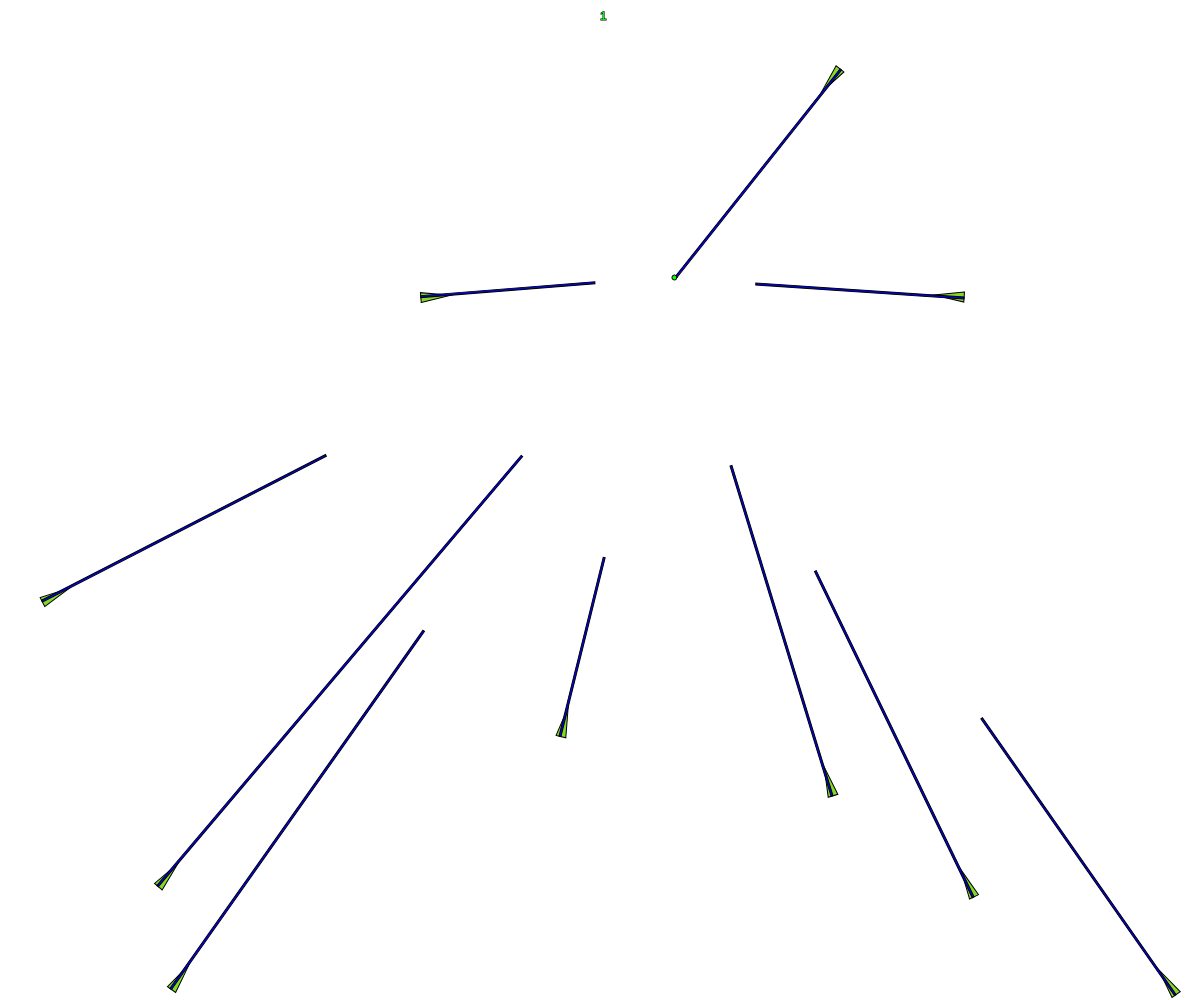
Frame 1 (no input)
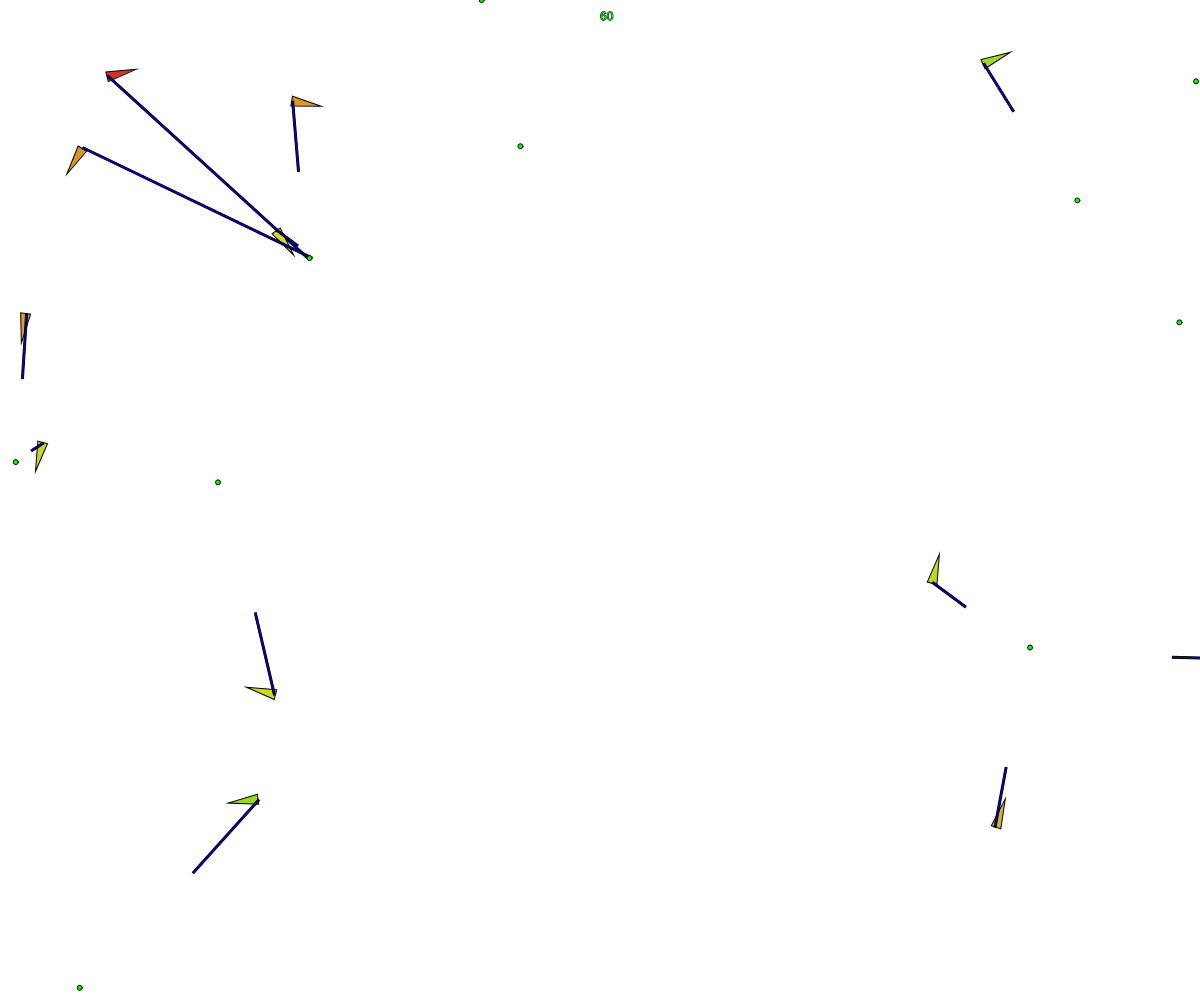
Frame 60 (no input)
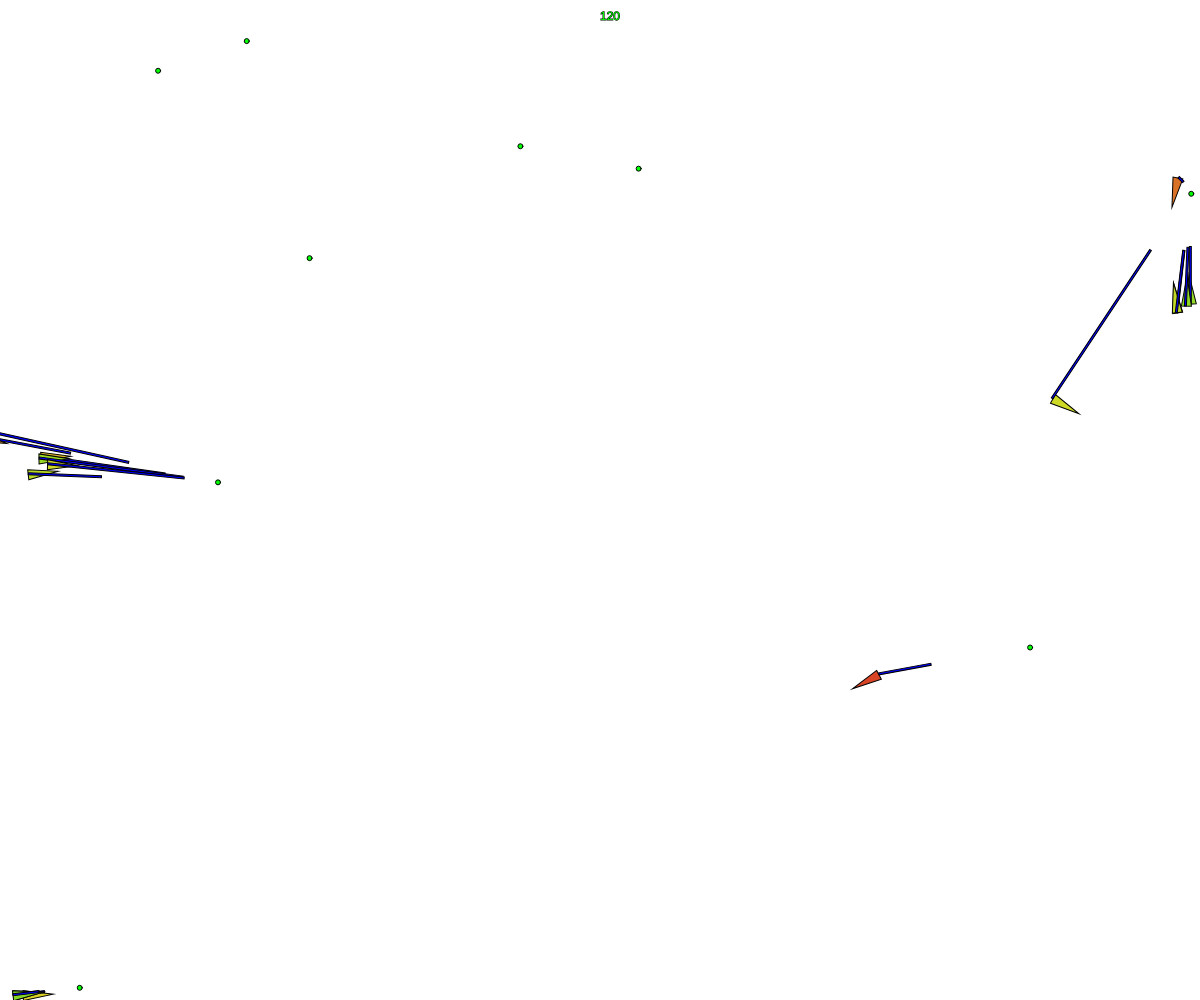
Frame 120 (the mouse pressed at the canvas centre since frame 60)

The p5.js sketch that drew these frames (run headless with seeded random() and noise() and a simulated clock; from frame 60 on, the mouse is pressed at the canvas centre):

// p5.js sketch
// ── sketch.js
function Vehicule(dna,x,y){
  this.pos=createVector(x || random(width),y || random(height));
  this.vel=createVector(0,0);
  this.acc=createVector(0,0);
  this.dna=dna
  this.life=this.dna['maxLife'];
  this.livingTime=0
  this.forceFood=createVector();

}
Vehicule.prototype.show=function(){
  fill(couleur(this.life,this.dna['maxLife']))
  push()
  translate(this.pos.x,this.pos.y);
  angle=this.vel.heading()-PI/2
  rotate(angle)
  triangle(-5,0,0,30,5,0)
  if (debugMode){
    rotate(-this.vel.heading()+this.forceFood.heading())
    fill(0,0,255)
    rect(0,0,2,100*this.forceFood.mag())
  }
  pop()
}
Vehicule.prototype.applyForce=function(force){
  this.acc=this.acc.add(force)
}
Vehicule.prototype.update=function(){
  this.pos=this.pos.add(this.vel);
  this.vel=this.vel.add(this.acc);
  this.acc=this.acc.mult(0);
}
Vehicule.prototype.nearestFood=function(){
  nearest=null;
  index=null
  dmin=Infinity
  for (let i=0;i<nourritures.length;i++){
    food=nourritures[i]
    d=food.copy().sub(this.pos).mag()
    if (d<dmin && this.dna['visionRange']){
      dmin=d;
      index=i;
      nearest=food
    }
  }
  return [nearest,index];
}
Vehicule.prototype.goToward=function(vecteur){
  facteurStearing=this.dna['mass']/100+0.5;
  facteurForce=this.dna['velocity'];
  desiredVelocity=vecteur.copy().sub(this.pos).mult(facteurStearing)
  stearing=desiredVelocity.sub(this.vel).mult(facteurForce)
  return stearing
}
Vehicule.prototype.reaction=function(){
  [nearestFood,index]=this.nearestFood();
  if (nearestFood){
    if (nearestFood.copy().sub(this.pos).mag()<epsilon){
      nourritures.splice(index,1);
      this.life+=50-this.dna['mass']/2;
      if (this.life>this.dna['maxLife']){this.life=this.dna['maxLife']}
    }
    this.forceFood = this.goToward(nearestFood);
    this.applyForce(this.forceFood);
  }

  // Pour éviter qu'ils partent trop hors du cadre
  if (this.pos.x<borderLimit || this.pos.x>width-borderLimit || this.pos.y<borderLimit || this.pos.y>height-borderLimit){
    force=this.vel.copy().mult(-0.1)
    this.applyForce(force);
  }
  this.update();
  this.life--;
  this.livingTime++;
}



vehicules=[];
nourritures=[];

nbr=10;
probaFood=0.1;
debugMode=false;
epsilon=5
borderLimit=20

mutationRate=0.05;
reproductionRate=0.01;
longestLife=0
function setup(){
  createCanvas(windowWidth,windowHeight);
  for (let i=0;i<nbr;i++){
    dna=generateDNA();
    vehicules.push(new Vehicule(dna))
  }
}
function draw(){

  if (nourritures.length<10){
    newFood=createVector(random(width),random(height))
    nourritures.push(newFood)
  }

  background(255);
  for (let vehicule of vehicules){
    vehicule.reaction()
    vehicule.show()
    if (random()<reproductionRate && vehicules.length<2*nbr){
      dna=mutateDNA(vehicule.dna);
      x=vehicule.pos.x;
      y=vehicule.pos.y
      vehicules.push(new Vehicule(dna,x,y))
    }
    if (vehicule.livingTime>longestLife){
      longestLife=vehicule.livingTime;
    }
  }
  for (let food of nourritures){
    fill(0,255,0)
    ellipse(food.x,food.y,5,5)
  }
  for (i=vehicules.length-1;i>=0;i--){
    if (vehicules[i].life<=0){
      x=vehicules[i].pos.x;
      y=vehicules[i].pos.y;
      vehicules.splice(i,1);
      newFood=createVector(x,y);
      nourritures.push(newFood);
    }
  }
  stroke(2)
  text(longestLife+'',width/2,20)
}

function couleur(x,xMax){
  txt='hsl('+Math.floor(x/xMax*90)+', 70%, 50%)';
  return color(txt);
}

function generateDNA(){
  dna={}
  dna['maxLife']=random(200)+50;
  dna['visionRange']=random(100)+5;
  dna['mass']=random(40)+5;
  dna['velocity']=random(0.01)+0.005;
  return dna
}
function mutateDNA(dna){
  newDna=generateDNA();
  keys=['maxLife','visionRange','mass','velocity']
  for (let key of keys){
    if (random()<mutationRate){
      dna[key]=newDna[key]
    }
  }
  return dna
}

// ── style.css


/*This refers to the entire document body*/
body,html,canvas {
  padding: 0px;
  margin:0px;
}


h1 {
  font-size: 48pt;
}

/*This refers to any paragraph tag*/
p {
  font-size: 12pt;
}
